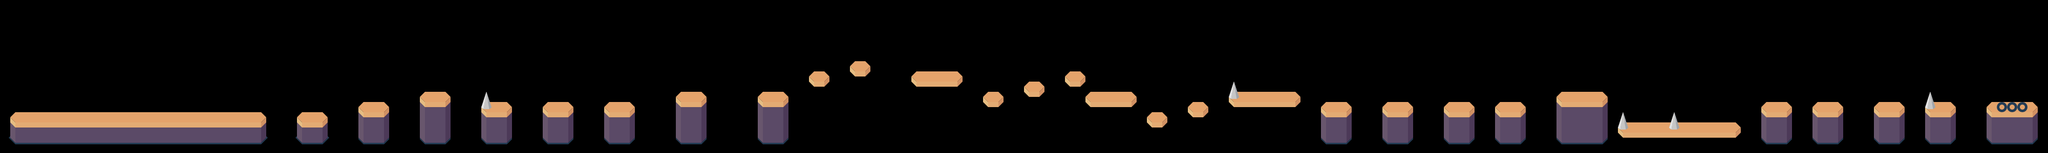

A level layout from a 2D game, rendered from its tile map. Below: a short description, then the map file with tile-grid data replaced by summaries:
An orthogonal 200x15 tile map with 20x20 px tiles, 2 tile layers (background, stuff) and 47 objects (completed).

<map version="1.0" orientation="orthogonal" renderorder="right-down" width="200" height="15" tilewidth="20" tileheight="20" nextobjectid="309">
 <tileset firstgid="1" name="prova" tilewidth="20" tileheight="20" tilecount="49">
  <image source="tiles/tiles-G-small.png" width="140" height="140" />
 </tileset>
 <layer name="background" width="200" height="15">
  <data>[3000 cells, 491 non-empty, 20 distinct tile ids]</data>
 </layer>
 <layer name="stuff" width="200" height="15">
  <data>[3000 cells, 13 non-empty, 3 distinct tile ids]</data>
 </layer>
 <objectgroup name="walls">
  <object id="248" x="8100" y="660" width="180" height="180" />
  <object id="249" x="8460" y="660" width="180" height="180" />
  <object id="250" x="8700" y="600" width="300" height="60" />
  <object id="251" x="9120" y="480" width="300" height="60" />
  <object id="252" x="9420" y="780" width="780" height="60" />
  <object id="253" x="10320" y="720" width="180" height="120" />
  <object id="254" x="10620" y="720" width="180" height="120" />
  <object id="255" x="10980" y="660" width="180" height="180" />
  <object id="256" x="11280" y="720" width="180" height="120" />
  <object id="257" x="11640" y="720" width="300" height="120" />
  <object id="265" x="20" y="240" width="500" height="20" />
  <object id="273" x="580" y="240" width="60" height="20" />
  <object id="276" x="700" y="220" width="60" height="20" />
  <object id="277" x="820" y="200" width="60" height="20" />
  <object id="278" x="940" y="220" width="60" height="20" />
  <object id="279" x="1060" y="220" width="60" height="20" />
  <object id="280" x="1180" y="220" width="60" height="20" />
  <object id="281" x="1320" y="200" width="60" height="20" />
  <object id="282" x="1480" y="200" width="60" height="20" />
  <object id="283" x="1580" y="160" width="40" height="20" />
  <object id="284" x="1660" y="140" width="40" height="20" />
  <object id="285" x="1780" y="160" width="100" height="20" />
  <object id="286" x="1920" y="200" width="40" height="20" />
  <object id="287" x="2000" y="180" width="40" height="20" />
  <object id="288" x="2080" y="160" width="40" height="20" />
  <object id="289" x="2120" y="200" width="100" height="20" />
  <object id="290" x="2240" y="240" width="40" height="20" />
  <object id="291" x="2320" y="220" width="40" height="20" />
  <object id="292" x="2400" y="200" width="140" height="20" />
  <object id="293" x="2580" y="220" width="60" height="20" />
  <object id="294" x="2700" y="220" width="60" height="20" />
  <object id="295" x="2820" y="220" width="60" height="20" />
  <object id="296" x="2920" y="220" width="60" height="20" />
  <object id="297" x="3040" y="200" width="100" height="20" />
  <object id="298" x="3160" y="260" width="240" height="20" />
  <object id="299" x="3440" y="220" width="60" height="20" />
  <object id="300" x="3540" y="220" width="60" height="20" />
  <object id="301" x="3660" y="220" width="60" height="20" />
  <object id="302" x="3760" y="220" width="60" height="20" />
  <object id="303" x="3880" y="220" width="100" height="20" />
 </objectgroup>
 <objectgroup name="spikes">
  <object id="304" x="3760" y="180" width="20" height="40" />
  <object id="305" x="3260" y="220" width="20" height="40" />
  <object id="306" x="3160" y="220" width="20" height="40" />
  <object id="307" x="2400" y="160" width="20" height="40" />
  <object id="308" x="940" y="180" width="20" height="40" />
 </objectgroup>
 <objectgroup name="triggers">
  <object id="274" x="20" y="300">
   <polyline points="0,0 3980,0" />
  </object>
  <object id="275" name="completed" x="3940" y="200">
   <polyline points="0,0 0,-80" />
  </object>
 </objectgroup>
</map>
